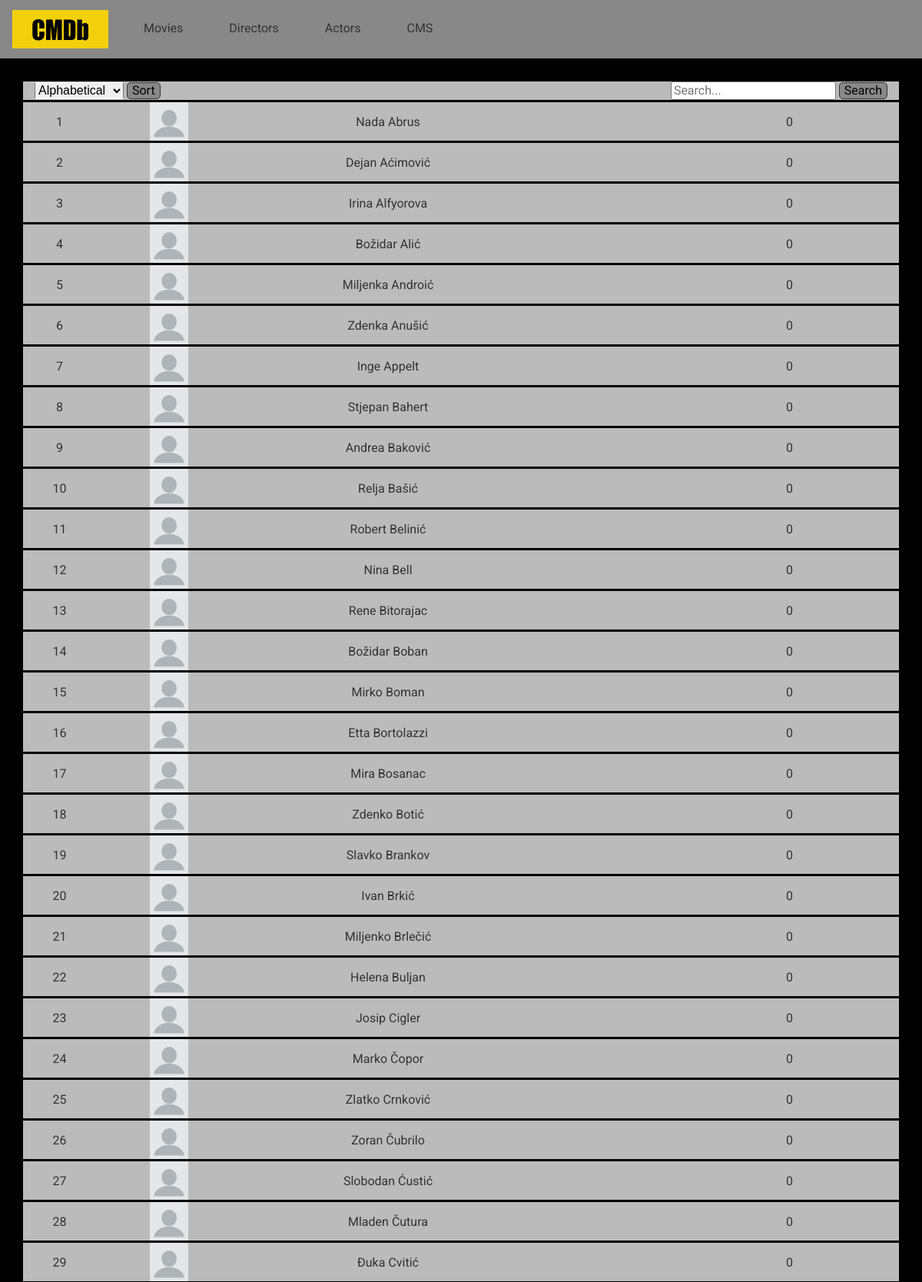
Page /index.php?a=all_actors (upper part) on the committed database.
### tables this page shows
CREATE TABLE IF NOT EXISTS `stars` (
  `id` int(6) NOT NULL AUTO_INCREMENT,
  `first_name` varchar(30) NOT NULL,
  `last_name` varchar(50) NOT NULL,
  `image` varchar(255) NOT NULL,
  `description` text NOT NULL,
  `rating_sum` decimal(6,2) NOT NULL,
  `votes` int(3) NOT NULL,
  `year_of_birth` int(4) DEFAULT NULL,
  `year_of_death` int(4) DEFAULT NULL,
  `is_actor` tinyint(1) NOT NULL,
  `is_director` tinyint(1) NOT NULL,
  PRIMARY KEY (`id`),
  KEY `year_of_birth` (`year_of_birth`) USING BTREE,
  KEY `year_of_death` (`year_of_death`) USING BTREE
);

### classes/conn.php (called while the page is built, shortened)
<?php
class Database {
   protected function connect() {
        $this->host = 'localhost';
        $this->user = 'root';
        $this->pass = '';
        $this->db = 'cmdb';
        $conn = new mysqli($this->host, $this->user, $this->pass, $this->db);
        $conn->set_charset("utf8");
        return $conn;
    }
}

### classes/star.php (called while the page is built, shortened)
<?php
class Star extends Database {
    public function getAllActors() {
        $sql = ("SELECT s.id, s.first_name, s.last_name, s.image, s.description, s.rating_sum,
                 s.votes, s.year_of_birth, s.year_of_death, s.is_actor, s.is_director,
                 COUNT(CASE WHEN ma.actor_id = s.id THEN 1 ELSE 0 END) AS popularity
                 FROM movies_actors AS ma
                 LEFT JOIN stars AS s ON ma.actor_id = s.id
                 WHERE s.is_actor = 1
                 GROUP by s.id
                 ORDER BY s.last_name");
        $result = $this->connect()->query($sql);
        $num_rows = $result->num_rows;
        if ($num_rows > 0) {
            while ($row = $result->fetch_assoc()) {
                $data[] = $row;
            }
        }
        $data = json_encode($data);
        return $data;
    }
}

### functions.php (called while the page is built, shortened)
<?php
function calculateRating($rating_sum, $votes) {
    if ($votes == 0) {
        return 0.0;
    }
    else {
        $rating = (float) ($rating_sum / $votes);
        $rating = number_format((float)$rating, 2, '.', '');
        return $rating;
    }
}

### views/home_view.php (the view, shortened to what this page needs)
<?php
require_once ('functions.php');
function showAllActors() {
    require_once('classes/star.php');
    $actor = new Star();
    $json = $actor->getAllActors();
    $data = json_decode($json, true);
    include 'includes/stars_sort_and_search.php';
    $increment = 1;
    foreach ($data as $row) {
        $rating = calculateRating((float)$row['rating_sum'], (int)$row['votes']);
        echo '<div class="container">';
            echo '<div class="mg_3_top">';
                echo '<a href="index.php?a=one_actor&id='.$row['id'].'" class="format_anchor_txt">';
                    echo '<div class="row row_is_link">';
                        echo '<div class="col-1 text-center table_height_align">';
                            echo $increment;
                        echo '</div>';
                        echo '<div class="col-2 text-center">';
                            echo '<img src="'.$row['image'].'" alt="'.$row['last_name'].'" class="actor_list_image_size">';
                        echo '</div>';
                        echo '<div class="col-4 text-center table_height_align">';
                            echo $row['first_name'].' '.$row['last_name'];
                        echo '</div>';
                        echo '<div class="col-1 text-center table_height_align">';
                            echo $rating;
                        echo '</div>';
                    echo '</div>';
                echo '</a>';
            echo '</div>';
        echo '</div>';
        $increment++;
    }
}

### css/style.css (style rules this page uses)
body { box-sizing: border-box; font-family: 'Roboto', sans-serif !important; background-color: #000; }
.container { background-color: #bbb; color: #333; }
.mg_3_top { margin-top: 3px; }
::placeholder { font-family: 'Roboto', sans-serif !important; }
.table_height_align { padding-top: 14px; }
.format_anchor_txt { text-decoration: none; color: #333; }
.actor_list_image_size { height: 50px; width: 50px; }

### rows in the picture
stars: image (placeholder picture), first_name "Nada", last_name "Abrus", votes "0"
stars: image (placeholder picture), first_name "Dejan", last_name "Aćimović", votes "0"
stars: image (placeholder picture), first_name "Irina", last_name "Alfyorova", votes "0"
stars: image (placeholder picture), first_name "Božidar", last_name "Alić", votes "0"
stars: image (placeholder picture), first_name "Miljenka", last_name "Androić", votes "0"
stars: image (placeholder picture), first_name "Zdenka", last_name "Anušić", votes "0"
stars: image (placeholder picture), first_name "Inge", last_name "Appelt", votes "0"
stars: image (placeholder picture), first_name "Stjepan", last_name "Bahert", votes "0"
stars: image (placeholder picture), first_name "Andrea", last_name "Baković", votes "0"
stars: image (placeholder picture), first_name "Relja", last_name "Bašić", votes "0"
stars: image (placeholder picture), first_name "Robert", last_name "Belinić", votes "0"
stars: image (placeholder picture), first_name "Nina", last_name "Bell", votes "0"
stars: image (placeholder picture), first_name "Rene", last_name "Bitorajac", votes "0"
stars: image (placeholder picture), first_name "Božidar", last_name "Boban", votes "0"
stars: image (placeholder picture), first_name "Mirko", last_name "Boman", votes "0"
stars: image (placeholder picture), first_name "Etta", last_name "Bortolazzi", votes "0"
stars: image (placeholder picture), first_name "Mira", last_name "Bosanac", votes "0"
stars: image (placeholder picture), first_name "Zdenko", last_name "Botić", votes "0"
stars: image (placeholder picture), first_name "Slavko", last_name "Brankov", votes "0"
stars: image (placeholder picture), first_name "Ivan", last_name "Brkić", votes "0"
stars: image (placeholder picture), first_name "Miljenko", last_name "Brlečić", votes "0"
stars: image (placeholder picture), first_name "Helena", last_name "Buljan", votes "0"
stars: image (placeholder picture), first_name "Josip", last_name "Cigler", votes "0"
stars: image (placeholder picture), first_name "Marko", last_name "Čopor", votes "0"
stars: image (placeholder picture), first_name "Zlatko", last_name "Crnković", votes "0"
stars: image (placeholder picture), first_name "Zoran", last_name "Čubrilo", votes "0"
stars: image (placeholder picture), first_name "Slobodan", last_name "Ćustić", votes "0"
stars: image (placeholder picture), first_name "Mladen", last_name "Čutura", votes "0"
stars: image (placeholder picture), first_name "Đuka", last_name "Cvitić", votes "0"

### other values in the picture
form field sort "Alphabetical"
